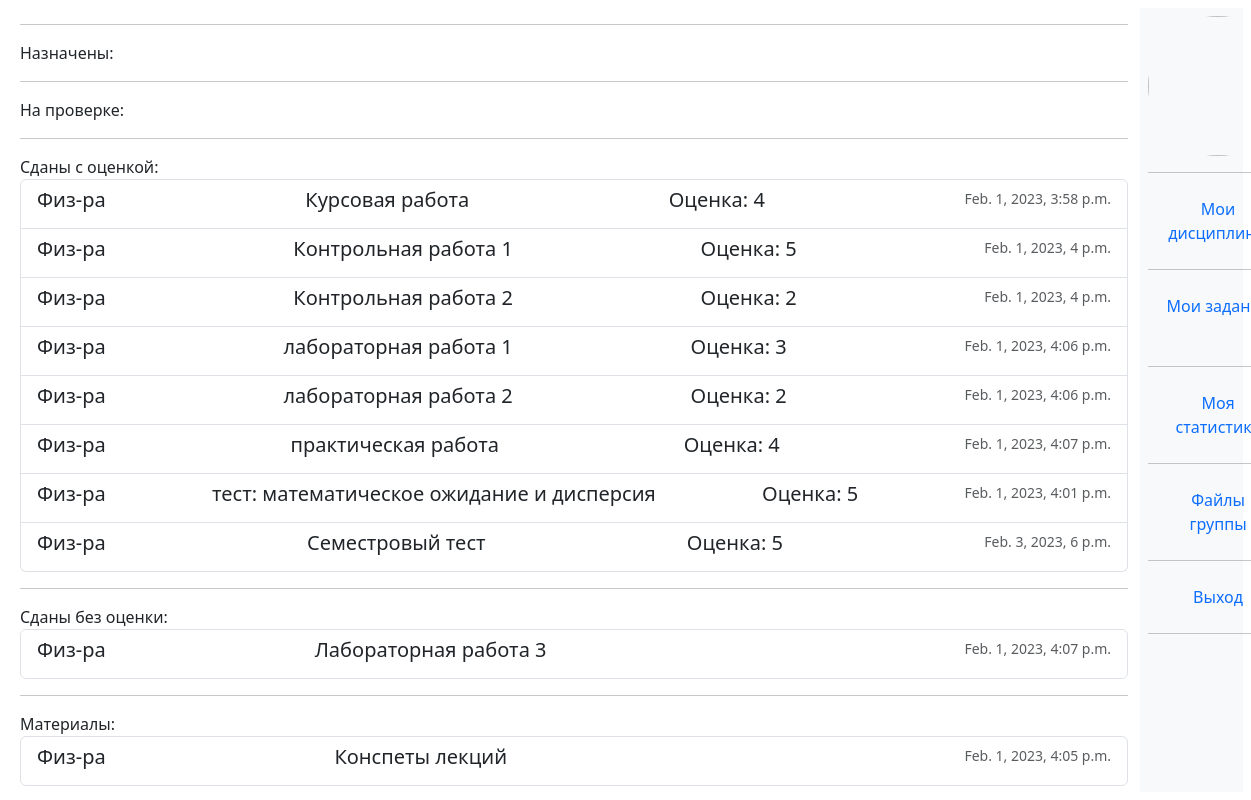
Screenshot of /student/tasks/ (signed in) with the database file from the repository.
### univ_app/models.py (models this page shows, shortened)
class AnsweredTask(models.Model):
    ASND = "ASSIGNED"
    DONE = "DONE"
    PSSD = "PASSED"
    EVAL = "EVALUATED"
    CHKD = "CHECKED" #for InfoTask
    STATUS_CHOICES = (
        (ASND, "Assigned"),
        (DONE, "Done"),
        (PSSD, "Passed"),
        (EVAL, "Evaluated"),
        (CHKD, "CHECKED"),
    )
    student = models.ForeignKey("Student", blank = True, null = True, on_delete = models.SET_NULL)
    finished_at = models.DateTimeField(auto_now_add = True,blank = True, null = True)
    status = models.CharField(max_length = 255, choices=STATUS_CHOICES, default = ASND, blank = True)
    class Meta:
        abstract = True
    def related_task(self):
        class_name = self.__class__.__name__
        if class_name == "AnsweredCommonTask":
            return self.common_task
        elif class_name == "TakenTest":
            return self.related_test
        elif class_name == "AnsweredInfoTask":
            return self.related_info_task

class AnsweredCommonTask(AnsweredTask):
    grade = models.IntegerField(null = True, blank = True)
    answer = models.TextField(null = True, default = "")
    file = models.FileField(upload_to = "uploads/answered_common_tasks/" , blank = True, null = True)
    common_task = models.ForeignKey("CommonTask", blank = True, null = True, on_delete = models.CASCADE)
    comment_from_teacher = models.TextField(default = "", blank = True)

class Task(models.Model):
    title = models.CharField(max_length=200, default = '', blank = True) #this field is present in Test itself
    description = models.TextField(default = '', blank = True) #this field is present in Test itself
    subject = models.ForeignKey("Subject", blank = True, null = True, on_delete = models.SET_NULL)
    created_at = models.DateTimeField(auto_now_add = True, null = True, blank = True)
    created_by = models.ForeignKey("Teacher", blank = True, null = True, on_delete = models.SET_NULL)
    class Meta:
        abstract = True
    def get_type(self):
        return str(self.__class__.__name__)

class CommonTask(Task):
    file = models.FileField(upload_to = "uploads/common_tasks/", blank = True, null = True)

class Subject(models.Model):
    title = models.CharField(max_length=200, default = '', blank = True)
    description = models.TextField( default = '', blank = True)
    image = models.ImageField(upload_to = "uploads/subjects/", blank = True , null=True, default = "test.png")
    teacher = models.ForeignKey("Teacher", blank = True, null = True, on_delete = models.SET_NULL)
    st_group = models.ForeignKey("StGroup", blank = True, null = True, on_delete = models.SET_NULL)
    def __str__(self):
        return self.title

class TakenTest(AnsweredTask):
    grade = models.IntegerField(null = True, blank = True)
    related_test = models.ForeignKey ("Test", on_delete = models.CASCADE, null = True)
    score = models.IntegerField(blank = True, null = True)

class Test(Task):
    slug = models.SlugField(max_length = 120 , blank = True, null = True)
    link = models.CharField(max_length=1000, default = '')
    image = models.ImageField(upload_to = "uploads/", blank = True , null=True, default = "test.png")

class AnsweredInfoTask(AnsweredTask):
    related_info_task = models.ForeignKey("InfoTask", blank = True, null = True, on_delete = models.CASCADE)

class InfoTask(Task):
    file = models.FileField(upload_to = "uploads/info_tasks/", blank = True, null = True)

### univ_app/decorators.py (the view)
        def wrapper(request, *args, **kwargs):
            group = None
            if request.user.groups.exists():
                group = request.user.groups.all()[0].name
            if group in allowed_groups:
                return view_func(request, *args, **kwargs)
            else:
                return HttpResponse("У вас нет прав доступа к этой странице")

### univ_app/context_processors.py (called while the page is built)
def get_profile_picture_form(request):
    picture_form = PictureForm
    return {"picture_form": picture_form}

### univ_app/models.py (called while the page is built)
    def get_all_tasks_by_type(self,some_type):
        ans_common_tasks = AnsweredCommonTask.objects.filter(student = self, status = some_type)
        taken_tests = TakenTest.objects.filter(student = self, status = some_type)
        info_tasks = AnsweredInfoTask.objects.filter(student = self, status = some_type)
        tasks = list(chain(ans_common_tasks, taken_tests, info_tasks))
        return tasks

### univ_app/templatetags/user_tags.py (called while the page is built)
@register.filter(name='has_group')
def has_group(user, group_name):
    return user.groups.filter(name=group_name).exists()

### univ_app/views.py (called while the page is built)
@allowed_users(allowed_groups = ["student"])
def s_tasks(request):
    student = request.user.student
    assigned_tasks = student.get_all_tasks_by_type(AnsweredTask.ASND)
    done_tasks = student.get_all_tasks_by_type(AnsweredTask.DONE)
    eval_tasks = student.get_all_tasks_by_type(AnsweredTask.EVAL)
    passed_tasks = student.get_all_tasks_by_type(AnsweredTask.PSSD)
    checked_tasks = student.get_all_tasks_by_type(AnsweredTask.CHKD)
    print(checked_tasks)
    ctx = {
        "assigned_tasks":assigned_tasks,
        "done_tasks":done_tasks,
        "eval_tasks":eval_tasks,
        "passed_tasks":passed_tasks,
        "checked_tasks" : checked_tasks,
    }
    return render(request, "student_views/s_tasks.html", ctx)

### templates/student_views/s_tasks.html (shortened to what this page needs)
{%extends "base.html"%}
{% block s_tasks %}
<hr>
  Назначены:
<hr>
  На проверке:
  <hr>
  Сданы с оценкой:
      <div class="list-group">
      {%for task in eval_tasks%}
      <a href="{%url 'ts_task' task.related_task.get_type task.related_task.id %}" class="list-group-item list-group-item-action flex-column align-items-start">
          <div class="d-flex w-100 justify-content-between">
            <h5 class="mb-1">{{task.related_task.subject}} </h5>
            <h5 class="mb-1">{{task.related_task.title}} </h5>
            <h5 class="mb-1">Оценка: {{task.grade}} </h5>
            <small class="text-muted">{{task.related_task.created_at}}</small>
          </div>
        </a>
        {%endfor%}
      </div>
  <hr>
  Сданы без оценки:
      <div class="list-group">
      {%for task in passed_tasks%}
      <a href="{%url 'ts_task' task.related_task.get_type task.related_task.id %}" class="list-group-item list-group-item-action flex-column align-items-start">
          <div class="d-flex w-100 justify-content-between">
            <h5 class="mb-1">{{task.related_task.subject}} </h5>
            <h5 class="mb-1">{{task.related_task.title}} </h5>
            <small class="text-muted">{{task.related_task.created_at}}</small>
          </div>
        </a>
        {%endfor%}
      </div>
  <hr>
  Материалы:
      <div class="list-group">
      {%for task in checked_tasks%}
      <a href="{%url 'ts_task' task.related_task.get_type task.related_task.id %}" class="list-group-item list-group-item-action flex-column align-items-start">
          <div class="d-flex w-100 justify-content-between">
            <h5 class="mb-1">{{task.related_task.subject}} </h5>
            <h5 class="mb-1">{{task.related_task.title}} </h5>
            <small class="text-muted">{{task.related_task.created_at}}</small>
          </div>
        </a>
        {%endfor%}
      </div>
{% endblock %}

### univ_app/static/univ_app/css/base.css (style rules this page uses)
body { background: white; }

### templates/base.html (style rules this page uses)
body { background-color:white; }

### rows the page displays
AnsweredCommonTask: related_task.subject "Физ-ра", related_task "Курсовая работа", grade "4", related_task.created_at "Feb. 1, 2023, 3:58 p.m."
AnsweredCommonTask: related_task.subject "Физ-ра", related_task "Контрольная работа 1", grade "5", related_task.created_at "Feb. 1, 2023, 4 p.m."
AnsweredCommonTask: related_task.subject "Физ-ра", related_task "Контрольная работа 2", grade "2", related_task.created_at "Feb. 1, 2023, 4 p.m."
AnsweredCommonTask: related_task.subject "Физ-ра", related_task "лабораторная работа 1", grade "3", related_task.created_at "Feb. 1, 2023, 4:06 p.m."
AnsweredCommonTask: related_task.subject "Физ-ра", related_task "лабораторная работа 2", grade "2", related_task.created_at "Feb. 1, 2023, 4:06 p.m."
AnsweredCommonTask: related_task.subject "Физ-ра", related_task "практическая работа", grade "4", related_task.created_at "Feb. 1, 2023, 4:07 p.m."
TakenTest: related_task.subject "Физ-ра", related_task "тест: математическое ожидание и дисперсия", grade "5", related_task.created_at "Feb. 1, 2023, 4:01 p.m."
TakenTest: related_task.subject "Физ-ра", related_task "Семестровый тест", grade "5", related_task.created_at "Feb. 3, 2023, 6 p.m."
AnsweredCommonTask: related_task.subject "Физ-ра", related_task "Лабораторная работа 3", related_task.created_at "Feb. 1, 2023, 4:07 p.m."
AnsweredInfoTask: related_task.subject "Физ-ра", related_task "Конспеты лекций", related_task.created_at "Feb. 1, 2023, 4:05 p.m."
